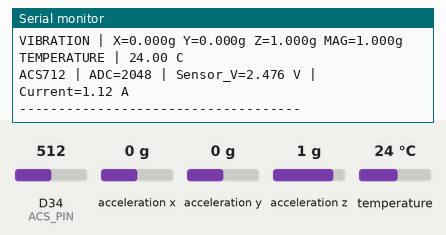
Simulated run of this sketch. Board: Arduino Due. Shown: the last lines printed to the serial monitor. Wiring (inferred from the names in the program): MPU-6050 motion sensor at I2C address 0x68. The test bench sets the inputs (shaded band); at power-on: acceleration x 0 g, temperature 24 °C, D34 (ACS_PIN) = 512, acceleration y 0 g, acceleration z 1 g (analog values on the 0–1023 scale).

Above: at 2.2 s.
2.3 s: acceleration x set to -1.4 g
At 2.8 s:
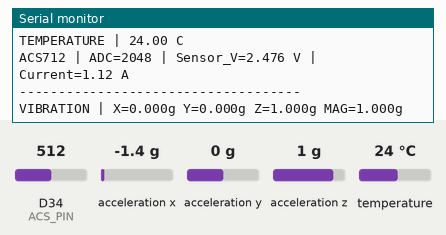
3.8 s: temperature set to 12 °C
At 5.1 s:
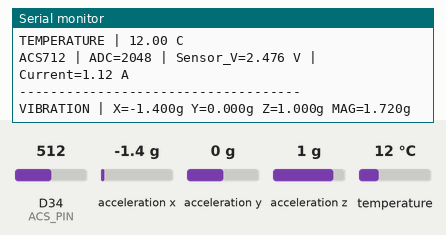
5.3 s: D34 (ACS_PIN) set to 716
At 6.6 s:
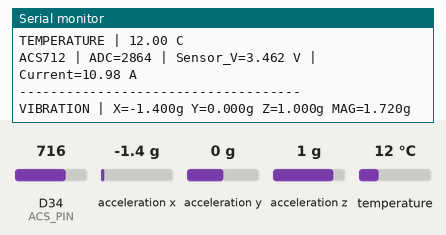
6.8 s: acceleration y set to -1.4 g
At 8.0 s:
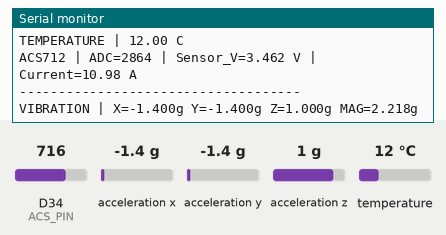
8.3 s: acceleration z set to -1.4 g
At 9.3 s:
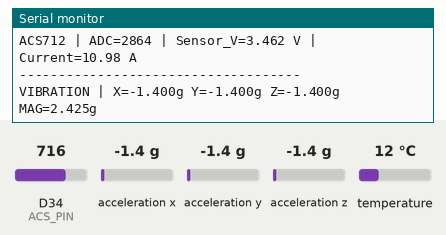
9.8 s: temperature set to 19 °C
At 11.1 s:
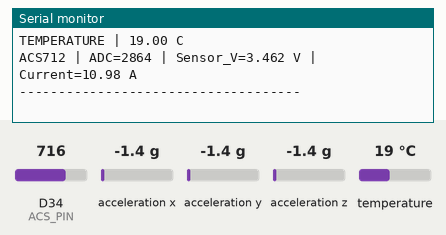
Timing chart, 0 to 12.3 s (numbered marks = the images above; inputs shaded):
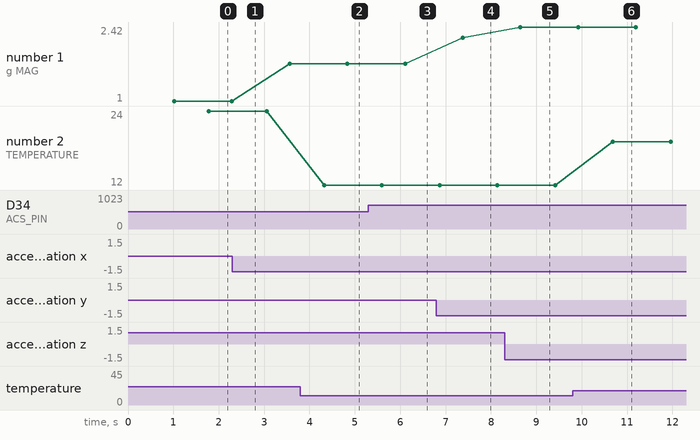

The sketch:

Test_All_sensors.ino
```cpp
#include <Wire.h>
#include <OneWire.h>
#include <DallasTemperature.h>

#define MPU_ADDR 0x68
#define SDA_PIN 21
#define SCL_PIN 22
#define TEMP_PIN 4
#define ACS_PIN 34

OneWire oneWire(TEMP_PIN);
DallasTemperature tempSensor(&oneWire);

// --- ACS712-20A & Voltage Divider Parameters ---
const float ACS_SENSITIVITY = 0.100;     // 100 mV/A for 20A module
const float DIVIDER_RATIO   = 20.0 / 30.0; // 2/3 ratio (10k/20k divider)
const float ACS_ZERO_VOLTS  = 2.364;     // Reconstructed baseline (1.576V / (2/3))

void setup() {
  Serial.begin(115200);
  delay(1000);

  Wire.begin(SDA_PIN, SCL_PIN);
  Wire.beginTransmission(MPU_ADDR);
  Wire.write(0x6B);
  Wire.write(0x00);
  Wire.endTransmission();

  Wire.beginTransmission(MPU_ADDR);
  Wire.write(0x1C);
  Wire.write(0x00);
  Wire.endTransmission();

  tempSensor.begin();
  analogReadResolution(12);

  Serial.println("System Initialized with ACS712-20A & Protection Diode");
}

void readMPU6050() {
  Wire.beginTransmission(MPU_ADDR);
  Wire.write(0x3B);
  Wire.endTransmission(false);
  Wire.requestFrom(MPU_ADDR, 6);

  if (Wire.available() == 6) {
    int16_t rawX = (Wire.read() << 8) | Wire.read();
    int16_t rawY = (Wire.read() << 8) | Wire.read();
    int16_t rawZ = (Wire.read() << 8) | Wire.read();

    float ax = rawX / 16384.0;
    float ay = rawY / 16384.0;
    float az = rawZ / 16384.0;
    float magnitude = sqrt(ax * ax + ay * ay + az * az);

    Serial.print("VIBRATION | X=");
    Serial.print(ax, 3);
    Serial.print("g Y=");
    Serial.print(ay, 3);
    Serial.print("g Z=");
    Serial.print(az, 3);
    Serial.print("g MAG=");
    Serial.print(magnitude, 3);
    Serial.println("g");
  }
}

void readTemperature() {
  tempSensor.requestTemperatures();
  float temperature = tempSensor.getTempCByIndex(0);
  Serial.print("TEMPERATURE | ");
  if (temperature == DEVICE_DISCONNECTED_C) {
    Serial.println("ERROR");
  } else {
    Serial.print(temperature, 2);
    Serial.println(" C");
  }
}

void readCurrent() {
  // Take 30 samples to average out ADC noise
  long sumADC = 0;
  for (int i = 0; i < 30; i++) {
    sumADC += analogRead(ACS_PIN);
    delayMicroseconds(100);
  }
  float avgADC = (float)sumADC / 30.0;

  // Convert ADC count to voltage at GPIO 34
  float pinVoltage = (avgADC / 4095.0) * 3.3;

  // Reconstruct actual ACS712 module output before the voltage divider
  float sensorVoltage = pinVoltage / DIVIDER_RATIO;

  // Calculate current in Amperes
  float current_A = abs(sensorVoltage - ACS_ZERO_VOLTS) / ACS_SENSITIVITY;

  Serial.print("ACS712 | ADC=");
  Serial.print((int)avgADC);
  Serial.print(" | Sensor_V=");
  Serial.print(sensorVoltage, 3);
  Serial.print(" V | Current=");
  Serial.print(current_A, 2);
  Serial.println(" A");
}

void loop() {
  readMPU6050();
  readTemperature();
  readCurrent();
  Serial.println("------------------------------------");
  delay(500);
}
```

Measured:
- after the input at 3.8 s, the serial monitor: prints a new line after 0.53 s (image 2)
- after the input at 5.3 s, the serial monitor: prints a new line after 0.30 s (image 3)
- after the input at 6.8 s, the serial monitor: prints a new line after 0.58 s (image 4)
- after the input at 8.3 s, the serial monitor: prints a new line after 0.35 s (image 5)
- after the input at 9.8 s, the serial monitor: prints a new line after 0.89 s (image 6)
- plotted number 1: 1 → 1.72 after the input at 2.3 s, 1.72 → 2.22 after the input at 6.8 s, 2.22 → 2.42 after the input at 8.3 s
- plotted number 2: 24 → 12 after the input at 3.8 s, 12 → 19 after the input at 9.8 s
